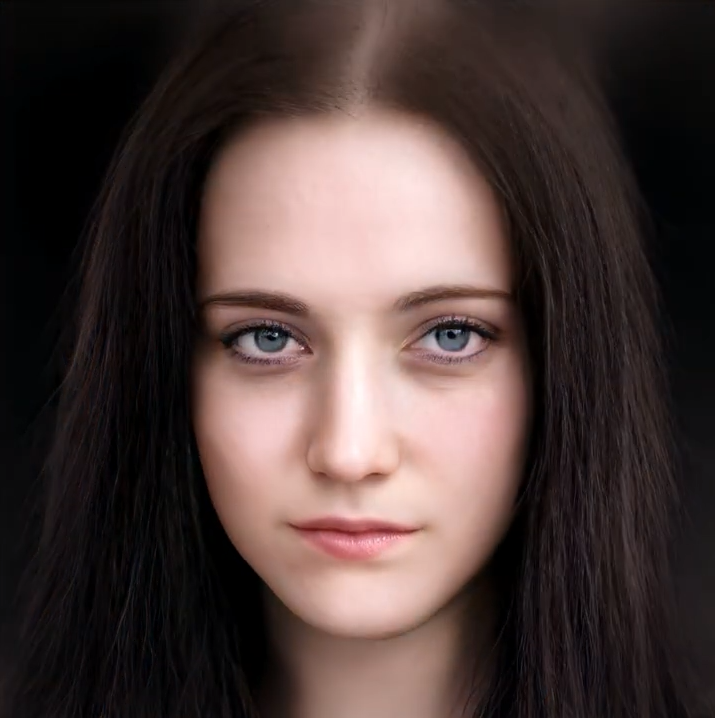
#> input picture reference.jpg, 715 x 718 px
$ python test.py
#> lines starting #> are read from the running program, lines starting #| are printed output that depends on the picture; after the words box and inside, x2 and y2 are one past the last pixel; in counts of white or black regions, pixels touching at a corner belong together
import cv2

# Load the pre-trained face detector (Haar cascade)
face_cascade = cv2.CascadeClassifier(cv2.data.haarcascades + 'haarcascade_frontalface_default.xml')

# Load the reference image
reference_image = cv2.imread('reference.jpg')
#> reference_image is the input picture: shape (718, 715, 3); mean B, G, R 57, 59.6, 75.6

# Convert the reference image to grayscale
reference_gray = cv2.cvtColor(reference_image, cv2.COLOR_BGR2GRAY)
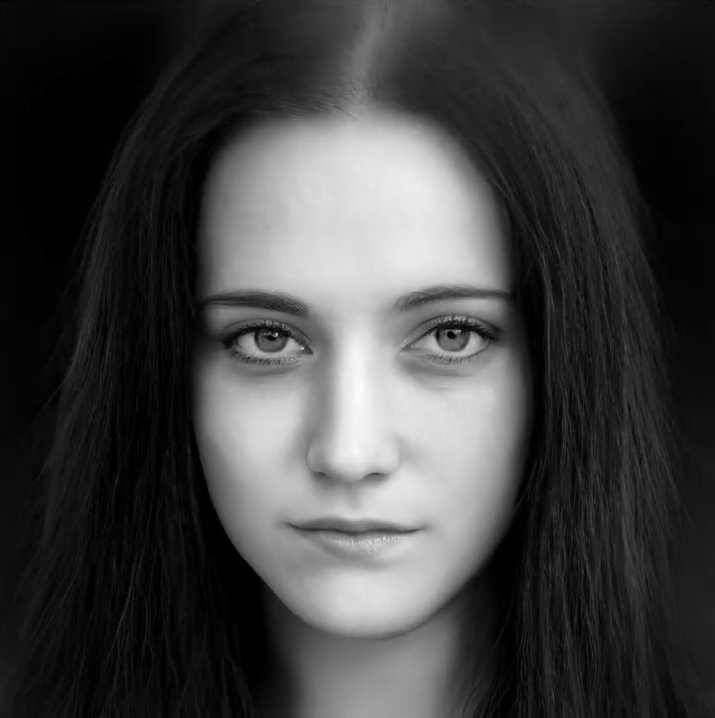
#> reference_gray: shape (718, 715); min 0, max 251, mean 64.1

# Detect faces in the reference image
reference_faces = face_cascade.detectMultiScale(reference_gray, scaleFactor=1.1, minNeighbors=5, minSize=(30, 30))
#> reference_faces = [[134, 178, 444, 444]]

# Initialize the video capture
cap = cv2.VideoCapture('face.mp4')  # Use 0 for the default camera

while True:
    # Read a frame from the video capture
    ret, frame = cap.read()
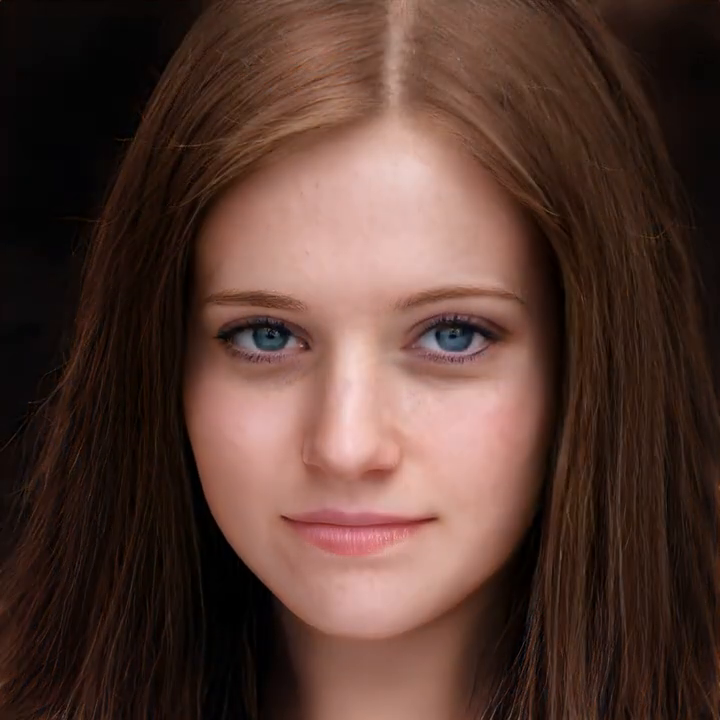
#> input picture frame 30 of face.mp4, 720 x 720 px
#> frame is the input picture: shape (720, 720, 3); mean B, G, R 50.2, 58.9, 86.3

    if not ret:
        break

    # Convert the frame to grayscale
    gray_frame = cv2.cvtColor(frame, cv2.COLOR_BGR2GRAY)
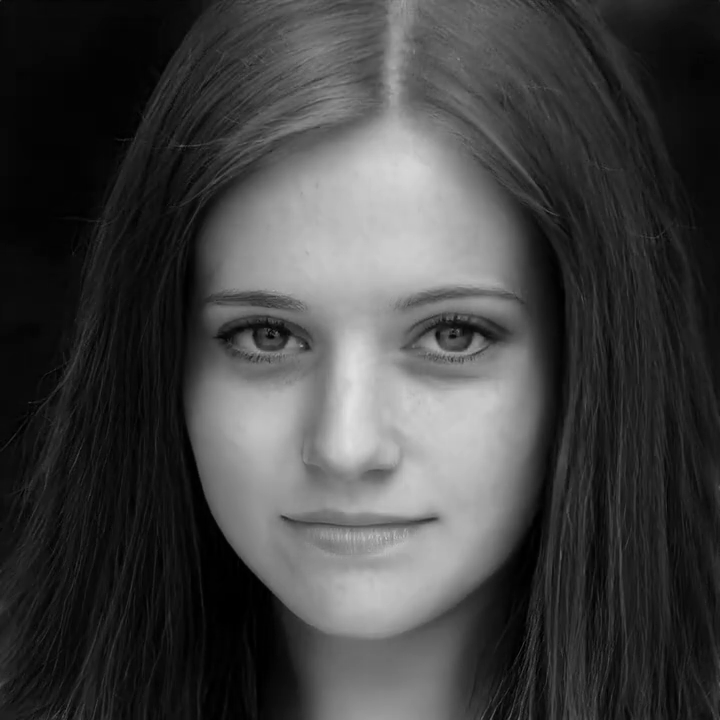
#> gray_frame: shape (720, 720); min 0, max 225, mean 66.1

    # Detect faces in the current frame
    faces = face_cascade.detectMultiScale(gray_frame, scaleFactor=1.1, minNeighbors=5, minSize=(30, 30))
#> faces = [[128, 175, 455, 455]]

    # Iterate over the detected faces in the current frame
    for (x, y, w, h) in faces:
        # Crop the face region from the current frame
        face_roi = gray_frame[y:y + h, x:x + w]

        # Match the face region with the reference image
        result = cv2.matchTemplate(reference_gray, face_roi, cv2.TM_CCOEFF_NORMED)
        _, max_val, _, max_loc = cv2.minMaxLoc(result)

        # Define a threshold for matching
        match_threshold = 0.8

        if max_val >= match_threshold:
            # Draw a rectangle around the matched face in the current frame
            cv2.rectangle(frame, (x, y), (x + w, y + h), (0, 255, 0), 2)
#> this loop made 1 pass
#> (x, y, w, h, max_val, max_loc, match_threshold) on pass 1: (128, 175, 455, 455, 0.956, (125, 175), 0.8)
#> pass 1, `face_roi = gray_frame[y:y + h, x:x + w]`:
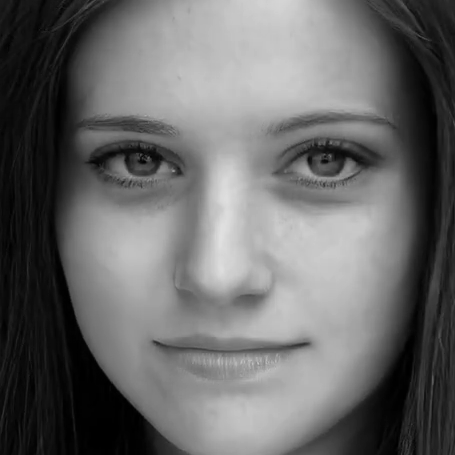
#> face_roi: shape (455, 455); min 0, max 225, mean 104.6
#> pass 1, `result = cv2.matchTemplate(reference_gray, face_roi, cv2.TM_CCOEFF_NOR..`:
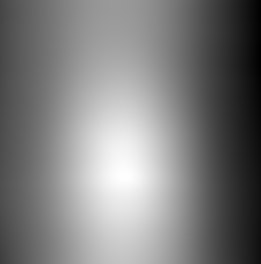
#> result: shape (264, 261) float32; min -0.144, max 0.956, mean 0.403; drawn with min black and max white
#> after the loop:
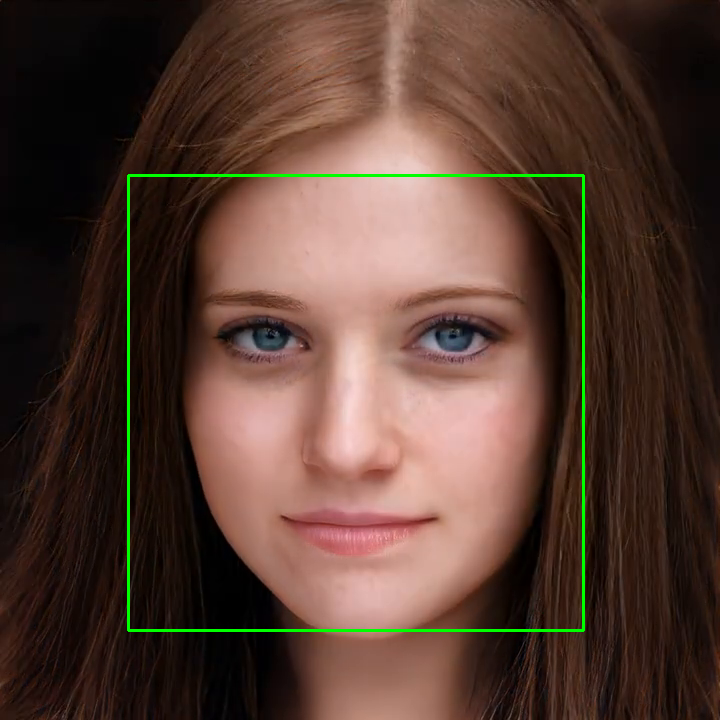
#> frame: shape (720, 720, 3); 1.05% of pixels changed, all inside (x1, y1, x2, y2) = (127, 174, 585, 632)

    # Display the frame with face detection
    cv2.imshow('Face Detection', frame)

    # Check for the 'q' key to exit
    if cv2.waitKey(1) & 0xFF == ord('q'):
#> (key q is pressed here)
        break

# Release the video capture object and close the windows
cap.release()
cv2.destroyAllWindows()
